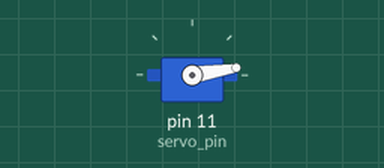
This program was run on a simulated Raspberry Pi (header pin numbers). Parts: servo. Servo angles are drawn from the pulse width (0.5 ms = 0°, 2.5 ms = 180°).

Above: at 0.05 s.
At 1.05 s:
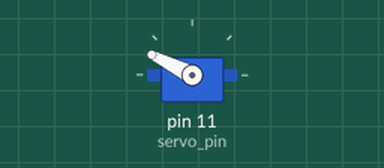
At 2.0 s:
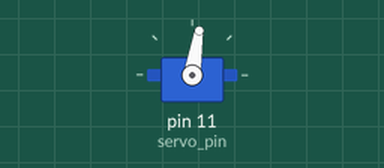
Timing chart, 0 to 4.6 s (numbered marks = the images above):
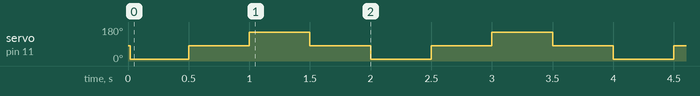

Measured:
- by itself, servo on pin 11 (servo_pin): repeats every 2.0 s: 81° 0.50 s, 153° 0.50 s, 81° 0.50 s, 9° 0.50 s

The program:

servo2.py
```python
import RPi.GPIO as GPIO
import time

MIN_DUTY = 3
MAX_DUTY = 11
CENTRE = MIN_DUTY + (MAX_DUTY - MIN_DUTY) / 2

servo_pin = 11
duty_cycle = CENTRE     # Should be the centre for a SG90

# Configure the Pi to use pin names (i.e. BCM) and allocate I/O
GPIO.setmode(GPIO.BOARD)
GPIO.setup(servo_pin, GPIO.OUT)

# Create PWM channel on the servo pin with a frequency of 50Hz
pwm_servo = GPIO.PWM(servo_pin, 50)
pwm_servo.start(duty_cycle)

try:
    while True:
        pwm_servo.ChangeDutyCycle(MIN_DUTY)
        time.sleep(0.5)
        pwm_servo.ChangeDutyCycle(CENTRE)
        time.sleep(0.5)
        pwm_servo.ChangeDutyCycle(MAX_DUTY)
        time.sleep(0.5)
        pwm_servo.ChangeDutyCycle(CENTRE)
        time.sleep(0.5)

except KeyboardInterrupt:
    print("CTRL-C: Terminating program.")
finally:
    print("Cleaning up GPIO...")
    pwm_servo.ChangeDutyCycle(CENTRE)
    time.sleep(0.5)
    GPIO.cleanup()
```
